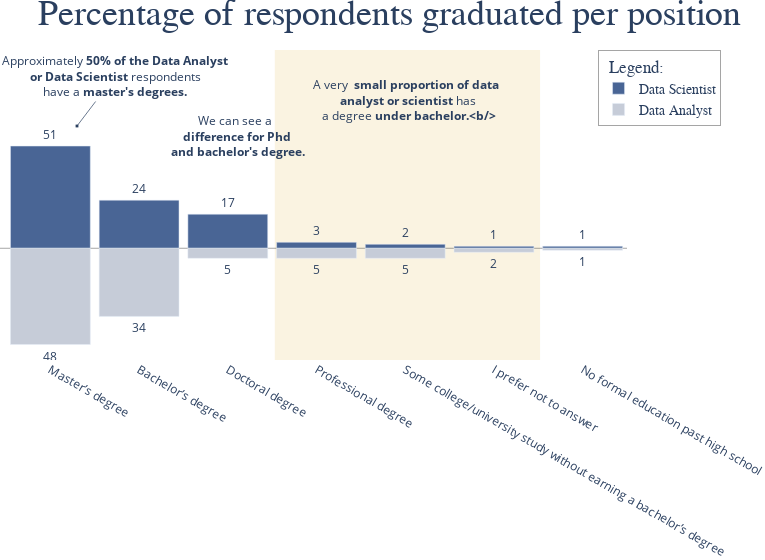

The code cell stored with this chart in its notebook:
### Code cell
ds=df.loc[(df.Q5=='Data Scientist')]
da=df.loc[(df.Q5=='Data Analyst')]




ds_degree = round(ds["Q4"].value_counts(normalize=True),2)*100
da_degree = round(da["Q4"].value_counts(normalize=True),2)*100

trace1 = go.Bar(
    x = ds_degree.keys(),
    y = ds_degree.values,
    name = "Data Scientist",
    marker_color = primary_blue,
    text = ds_degree[ds_degree.keys()],
    textposition = "outside",
#     width = 0.6
)

trace2 = go.Bar(
    x = ds_degree.keys(),
    y = - da_degree[ds_degree.keys()],
    name = "Data Analyst",
    marker_color = primary_grey,
    text = da_degree[ds_degree.keys()],
    textposition = "outside",
)

layout = dict(
    title = "<span style='font-size:36px; font-family:Times New Roman'>Percentage of respondents graduated per position</span>",
    plot_bgcolor='#fff',
    margin = dict(t=50, l=0, r=0),
    legend=dict(title="  Legend:", yanchor='top',xanchor='right', x=1.15, y=1, font=dict(family="Tahoma", size= 14),traceorder='normal', bordercolor="#4d4d4d", borderwidth=0.5),
    xaxis = dict(domain=[0,1]),
    yaxis = dict(showticklabels = False, zeroline=True, zerolinecolor="#4d4d4d", zerolinewidth=0.5, showgrid=False),
    barmode="overlay",
    bargap = 0.1,
    width = 765
)



data = [trace1,trace2]
fig = go.Figure(data = data)

fig['layout'].update(layout)

# Adding anotations
fig.add_annotation(dict(
        x=0.3,
        y=ds_degree.values[0] + 10,
        text="Approximately <b>50% of the Data Analyst<br>or Data Scientist</b> respondents<br>have a <b>master's degrees.</b>",
        ax="38",
        ay="-50",
        showarrow = True,
        arrowhead = 7,
        arrowwidth = 0.7
    
))

fig.add_annotation(dict(
        x=2.1,
        y=ds_degree.values[0] + 5,
        text="We can see a <br> <b>difference for Phd <br> and bachelor's degree.</b>",
        showarrow = False
    
))



# Rectangle to highlight range
fig.add_vrect(x0=2.53, x1=5.52,
              fillcolor="#e9cf87",
              layer="below", 
              opacity=0.25, 
              line_width=0
)





fig.add_annotation(dict(
        x=4.03,
        y=ds_degree[ds_degree.keys()][1] +50,
        text="A very <b> small proportion of data <br> analyst or scientist</b> has <br> a degree <b>under bachelor.<b/>",
        showarrow = False
))

iplot(fig)

### Figure 1 — Plotly figure (JSON) as saved in the notebook; plotly's stock layout.template omitted (floating-point values rounded to 4 significant figures)
{"data": [{"marker": {"color": "#496595"}, "name": "Data Scientist", "text": [51, 24, 17, 3, 2, 1, 1], "textposition": "outside", "type": "bar", "x": ["Master’s degree", "Bachelor’s degree", "Doctoral degree", "Professional degree", "Some college/university study without earning a bachelor’s degree", "I prefer not to answer", "No formal education past high school"], "y": [51, 24, 17, 3, 2, 1, 1]}, {"marker": {"color": "#c6ccd8"}, "name": "Data Analyst", "text": [48, 34, 5, 5, 5, 2, 1], "textposition": "outside", "type": "bar", "x": ["Master’s degree", "Bachelor’s degree", "Doctoral degree", "Professional degree", "Some college/university study without earning a bachelor’s degree", "I prefer not to answer", "No formal education past high school"], "y": [-48, -34, -5, -5, -5, -2, -1]}], "layout": {"annotations": [{"arrowhead": 7, "arrowwidth": 0.7, "ax": "38", "ay": "-50", "showarrow": true, "text": "Approximately <b>50% of the Data Analyst<br>or Data Scientist</b> respondents<br>have a <b>master's degrees.</b>", "x": 0.3, "y": 61}, {"showarrow": false, "text": "We can see a <br> <b>difference for Phd <br> and bachelor's degree.</b>", "x": 2.1, "y": 56}, {"showarrow": false, "text": "A very <b> small proportion of data <br> analyst or scientist</b> has <br> a degree <b>under bachelor.<b/>", "x": 4.03, "y": 74}], "bargap": 0.1, "barmode": "overlay", "legend": {"bordercolor": "#4d4d4d", "borderwidth": 0.5, "font": {"family": "Tahoma", "size": 14}, "title": {"text": "  Legend:"}, "traceorder": "normal", "x": 1.15, "xanchor": "right", "y": 1, "yanchor": "top"}, "margin": {"l": 0, "r": 0, "t": 50}, "plot_bgcolor": "#fff", "shapes": [{"fillcolor": "#e9cf87", "layer": "below", "line": {"width": 0}, "opacity": 0.25, "type": "rect", "x0": 2.53, "x1": 5.52, "xref": "x", "y0": 0, "y1": 1, "yref": "y domain"}], "title": {"text": "<span style='font-size:36px; font-family:Times New Roman'>Percentage of respondents graduated per position</span>"}, "width": 765, "xaxis": {"domain": [0, 1]}, "yaxis": {"showgrid": false, "showticklabels": false, "zeroline": true, "zerolinecolor": "#4d4d4d", "zerolinewidth": 0.5}}}
